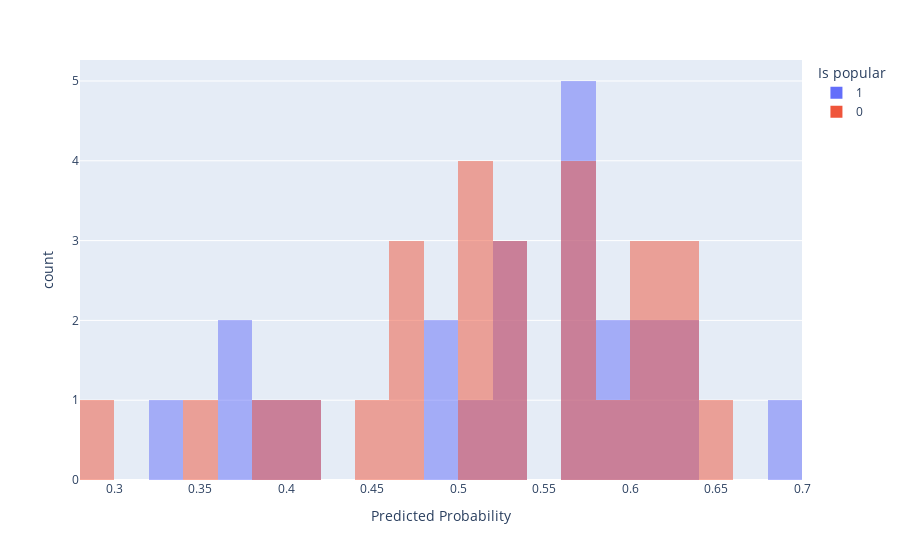

The notebook cell saved with this chart:
### Markdown cell above
***Predicted probability densities***

### Code cell
px.histogram(evaluation_df, x='Predicted Probability', color='Is popular',
             nbins=20, opacity=0.5,
             barmode='overlay')

### Figure 1 — Plotly figure (JSON) as saved in the notebook; plotly's stock layout.template omitted (floating-point values rounded to 4 significant figures)
{"data": [{"alignmentgroup": "True", "bingroup": "x", "hovertemplate": "Is popular=1<br>Predicted Probability=%{x}<br>count=%{y}<extra></extra>", "legendgroup": "1", "marker": {"color": "#636efa", "opacity": 0.5, "pattern": {"shape": ""}}, "name": "1", "nbinsx": 20, "offsetgroup": "1", "orientation": "v", "showlegend": true, "type": "histogram", "x": [0.6174, 0.6002, 0.3663, 0.6345, 0.5373, 0.5878, 0.5384, 0.6915, 0.5617, 0.5037, 0.4974, 0.5927, 0.3673, 0.5736, 0.575, 0.529, 0.5706, 0.4026, 0.3868, 0.4893, 0.5668, 0.6335, 0.3285], "xaxis": "x", "yaxis": "y"}, {"alignmentgroup": "True", "bingroup": "x", "hovertemplate": "Is popular=0<br>Predicted Probability=%{x}<br>count=%{y}<extra></extra>", "legendgroup": "0", "marker": {"color": "#EF553B", "opacity": 0.5, "pattern": {"shape": ""}}, "name": "0", "nbinsx": 20, "offsetgroup": "0", "orientation": "v", "showlegend": true, "type": "histogram", "x": [0.4634, 0.5185, 0.6203, 0.3412, 0.5615, 0.5062, 0.6281, 0.6257, 0.2946, 0.6446, 0.5292, 0.5398, 0.6068, 0.4793, 0.5709, 0.4663, 0.3998, 0.5954, 0.454, 0.5641, 0.4027, 0.5097, 0.5668, 0.609, 0.6051, 0.5087, 0.525], "xaxis": "x", "yaxis": "y"}], "layout": {"barmode": "overlay", "legend": {"title": {"text": "Is popular"}, "tracegroupgap": 0}, "margin": {"t": 60}, "xaxis": {"anchor": "y", "domain": [0, 1], "title": {"text": "Predicted Probability"}}, "yaxis": {"anchor": "x", "domain": [0, 1], "title": {"text": "count"}}}}
